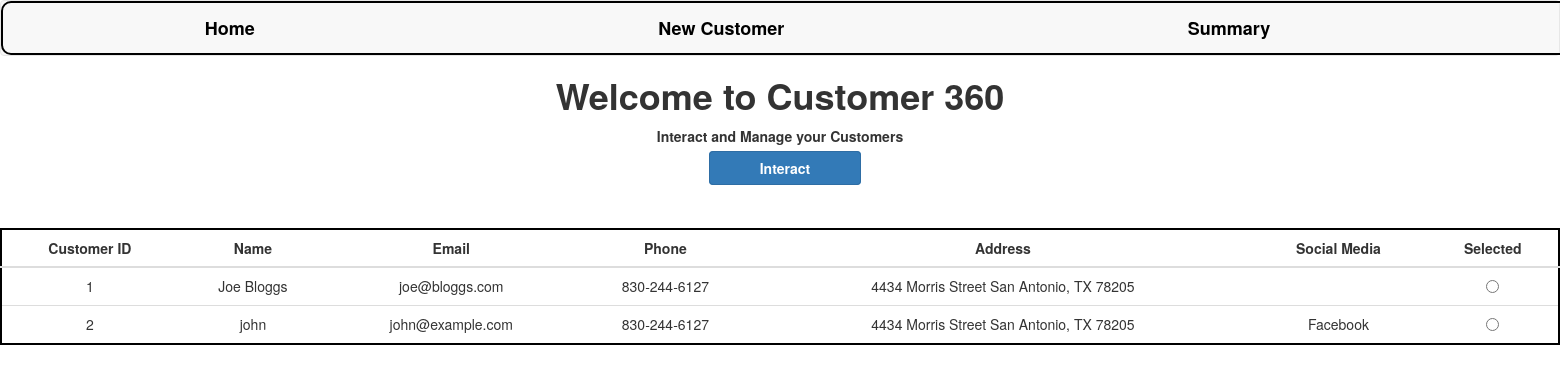
The page / on the database its author committed.
### customer360/models.py (models this page shows, shortened)
class Customer(models.Model):
    id = models.AutoField(primary_key=True)
    name = models.CharField(max_length=100)
    email = models.EmailField(max_length=100)
    phone = models.CharField(max_length=20)
    address = models.CharField(max_length=200)
    social_media = models.CharField(max_length=100, blank=True)

### customer360/views.py (the view)
# urls.py: path('',views.index,name="index"),
def index(request):
    customers = Customer.objects.all()
    context = {"customers":customers}
    return render(request,"index.html",context=context)

### customer360/templates/index.html (shortened to what this page needs)
{% extends 'base.html' %}
{% load static %}
{% block content %}
<html>
    <head>
    </head>
    <body>
        <h1>Welcome to Customer 360</h1>
        <p>Interact and Manage your Customers</p>
        <a class="btn btn-primary" style="font-weight:bold; display:inline" onclick="set_customer()">Interact</a>
        <table class="table">
            <thead>
                <tr>
                    <th>Customer ID</th>
                    <th>Name</th>
                    <th>Email</th>
                    <th>Phone</th>
                    <th>Address</th>
                    <th>Social Media</th>
                    <th>Selected</th>
                </tr>
            </thead>
            <tbody>
                {% for customer in customers %}
                    <tr>
                        <td>{{customer.id }}</td>
                        <td>{{customer.name }}</td>
                        <td>{{customer.email }}</td>
                        <td>{{customer.phone }}</td>
                        <td>{{customer.address }}</td>
                        <td>{{customer.social_media}}</td>
                        <td>
                            <input type="radio" name="selected_customers" value="{{ customer.id }}">
                        </td>
                    </tr>
                {% endfor %}
            </tbody>
        </table>
    </body>
</html>
{% endblock content %}

### customer360/templates/base.html (shortened to what this page needs)
{% load static %}
<!DOCTYPE html>
<html>
    <head>
        <link rel="stylesheet" href="https://maxcdn.bootstrapcdn.com/bootstrap/3.4.1/css/bootstrap.min.css">
        <link rel="stylesheet" href="{% static 'css/main.css' %}">
    </head>
    <body>
        <nav class="navbar navbar-default">
                <ul class="nav navbar-nav">
                    <li>
                        <a style="color:black;" href="/">Home</a>
                    </li>
                    <li>
                        <a  style="color:black;" href="/create">New Customer</a>
                    </li>
                    <li>
                        <a style="color:black;" href="/summary">Summary</a>
                    </li>
                </ul>
        </nav>
        {% block content %}
        {% endblock %}
    </body>
</html>

### static/css/main.css (style rules this page uses)
body { text-align: center; margin: auto; }
h1,p { font-weight: bold; }
table { margin: auto; border: 2px solid #000000; margin-top: 50px; border-radius: 15px; background-color: white; text-align: center; }
th { text-align: center; }
.nav { width: 200%; border: 2px solid black; border-radius: 10px; }
.nav li { margin-right: 6%; margin-left: 6%; font-size: large; font-weight: bold; }
.btn { display: flex; margin-top: 10px; margin-bottom: 10px; padding-left: 50px; padding-right: 50px; text-align: left; margin-left: 10px; }

### rows shown on the page
Customer: id "1", name "Joe Bloggs", email "joe@bloggs.com", phone "830-244-6127", address "4434 Morris Street San Antonio, TX 78205"
Customer: id "2", name "john", email "john@example.com", phone "830-244-6127", address "4434 Morris Street San Antonio, TX 78205", social_media "Facebook"
